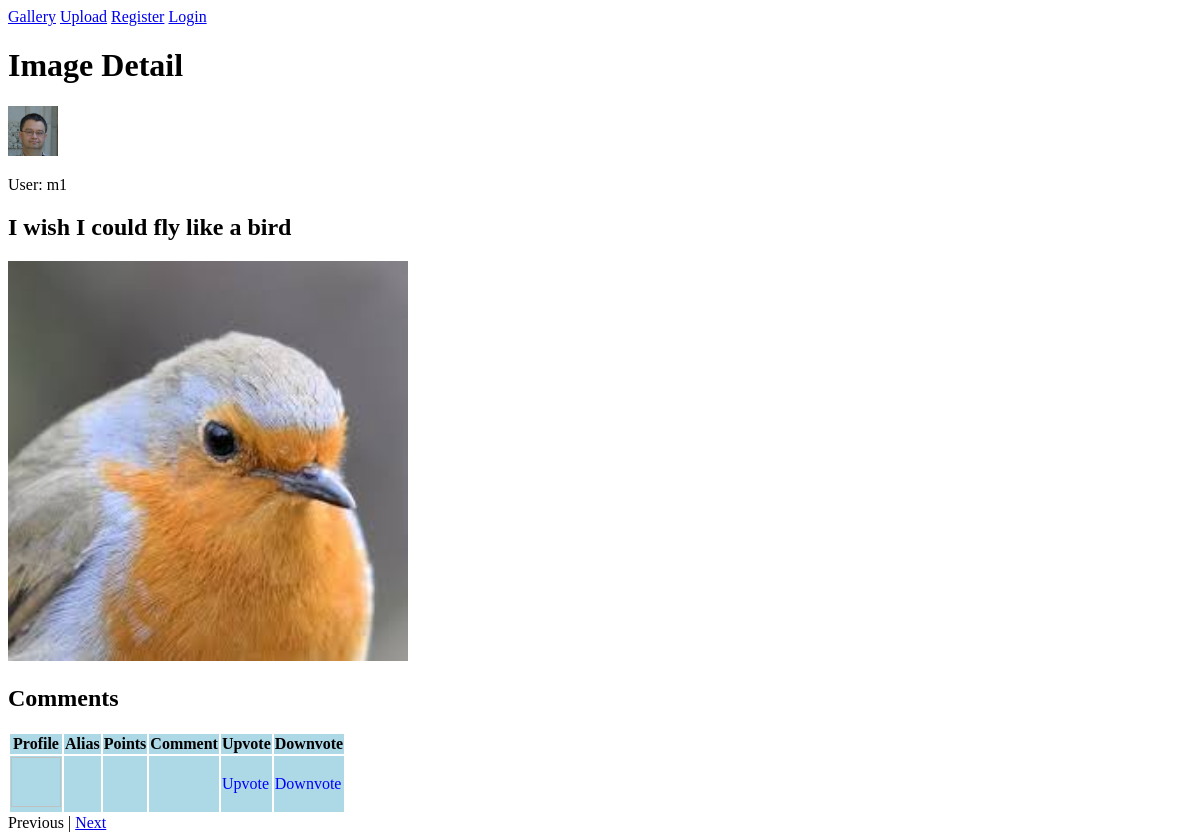
Screenshot of /cst243cst209cst220cweb280a5/pages/details.php?id=2 with the database file from the repository.
### tables this page shows
CREATE TABLE Member (memberId INTEGER PRIMARY KEY AUTOINCREMENT,
password TEXT(255) NOT NULL,
email VARCHAR(200) NOT NULL,
alias VARCHAR(15) NOT NULL,
profileImgPath VARCHAR NOT NULL);

CREATE TABLE Image (id INTEGER PRIMARY KEY AUTOINCREMENT,
path VARCHAR(255) NOT NULL,
memId INTEGER NOT NULL,
caption VARCHAR(144),
approved BOOLEAN NOT NULL,
views INTEGER);

### classes/DB3/Type.php (called while the page is built, shortened)
<?php
abstract class Type
{
    static public function bindType ($type)
    {
        switch($type)
        {
            case 'CHAR':
            case 'VARCHAR':
            case 'TINYTEXT':
            case 'TEXT':
            case 'MEDIUMTEXT':
            case 'LONGTEXT':
            case 'NCHAR':
            case 'NVARCHAR':
            case 'CLOB':
            case 'DATE':
            case 'DATETIME':
            case 'TIMESTAMP':
            case 'TIME':
                return SQLITE3_TEXT;
                break;
            case 'INTEGER':
            case 'TINYINT':
            case 'SMALLINT':
            case 'MEDIUMINT':
            case 'BIGINT':
            case 'INT2':
            case 'INT4':
            case 'INT8':
            case 'BOOLEAN':
                return SQLITE3_INTEGER;
                break;
        }
    }
}

### classes/DB3/Model.php (called while the page is built, shortened)
<?php
class Model
{
    private $cols;
    private $pkField;
    protected function defineColumn($field,$type=Type::TXT, $size=null, $isNullable = true, $isPK = false, $isAutoIncr =false)
    {
        $this->cols[$field] = new Column($field,$type, $size, $isNullable, $isPK, $isAutoIncr);
    }
    public function tableName()
    {
        return get_class($this);
    }
    public function getBindType($field)
    {
        return is_array($this->cols) && isset($this->cols[$field]) ? $this->cols[$field]->bindType : SQLITE3_TEXT ;
    }
    public function getPKField()
    {
        if(!isset($this->pkField) && is_array($this->cols))
        {
            foreach($this->cols as $field => $colDef)
            {
                if ($colDef->isPK)
                {
                    $this->pkField = $field;
                }
            }
        }
        return $this->pkField;
    }
}

### classes/DB3/DB3.php (called while the page is built, shortened)
<?php
class DB3 extends \SQLite3
{
    public function selectSome($class, $filters=array(), $andOperator=true)
    {
        return $this->selectSomeOrder($class,array(),$filters,$andOperator);
    }
    public function selectSomeOrder($class, $orders=array() ,$filters=array(), $andOperator=true)
    {
        $table = $class->tableName();
        $fieldValues = get_object_vars($class);
        $fieldList = implode(',',array_keys($fieldValues));
        $orders = array_intersect_key($orders,$fieldValues);
        array_walk($orders, function(&$val,$key){$val = $val==='DESC' ? "$key $val" : $key;});
        $orderList = empty($orders)?$class->getPKField(): implode(",\n",$orders);
        $oper = $andOperator? ' AND ': ' OR ';
        $filters = array_filter($filters,
            function($filt)use($fieldValues){
                return array_key_exists($filt->field,$fieldValues);
            });
        $filterList= empty($filters)?'1=1':implode($oper,$filters);
        $stmt = $this->prepare("SELECT $fieldList FROM $table WHERE $filterList ORDER BY $orderList");
        $i=1;
        foreach($filters as $filt){
            $stmt->bindValue($i,$filt->value,
                is_null($filt->value)? SQLITE3_NULL :$class->getBindType($filt->field)
            );
            $i++;
        }
        $result = $stmt->execute();
        if(!$result){
            return false;
        }else{
            $items = array();
            while($row = $result->fetchArray(SQLITE3_ASSOC))
            {
                $item = new $table();
                foreach($row as $col=>$val)
                {
                    $item->$col = $val;
                }
                $items[]=$item;
            }
            return $items;
        }
    }
}

### classes/DB3/Column.php (called while the page is built, shortened)
<?php
class Column
{
    public function __construct($name,$type=Type::TXT, $size=null, $isNullable = true, $isPK = false, $isAutoIncr =false)
    {
        $this->isPK = $isPK;
        $this->bindType = Type::bindType($type);
    }
}

### classes/DB3/Filter.php (called while the page is built, shortened)
<?php
class Filter
{
    public $field;
    public $comparer;
    public function __construct($field,$value,$comparer='=')
    {
        $this->field = $field;
        $this->value = $value;
        $this->comparer = $comparer;
    }
    public function __toString()
    {
        return "{$this->field} {$this->comparer} ?\n";
    }
}

### cst243cst209cst220cweb280a5/pages/details.php (the view, shortened to what this page needs)
<?php
$isOrigUploader = false;
$db = new DB3('../../db/imageranker.db');
$comment = new Comment();
$db->exec($comment->tableDefinition());
$allImages = $db->selectSomeOrder(new Image(), array('views'=>'DESC'), array(new Filter("approved", 1)));
if(isset($_GET['id']))
{
    $image = $db->selectSome(new Image(), array(new Filter('id', $_GET['id'])))[0];
}
if(isset($_GET['id']) && $image != false && $image->approved )
{
    $image->views += 1;
    $db->update($image);
    $origMember = $db->selectSome(new Member(), array(new Filter('memberId', $image->memId)))[0];
}
else
{
    $db->close();
    $db = null;
    header('Location: index.php');
}
$prevUrl = "";
$nextUrl = "";
$done = false;
for ($i = 0; $i < count($allImages) && !$done; $i++)
{
	if ($allImages[$i]->id === $image->id)
    {
        if ($i < count($allImages) - 1)
        {
        	$nextUrl = "href='details.php?id={$allImages[$i + 1]->id}'";
        }
        $done = true;
    }
}
?>
<!DOCTYPE html>
<html>
    <head>
        <link href="../style/pagestyling.css" rel="stylesheet" />
    </head>
    <body>
        <nav>
            <a href="index.php">Gallery</a>
            <a href="fileupload.php">Upload</a>
            <a href="memberregister.php">Register</a>
            <a href="memberlogin.php">Login</a>
        </nav>
        <h1>Image Detail</h1>
        <div>
            <img class="profile" src="<?=htmlentities($origMember->profileImgPath)?>" />
            <p>
                User: <?= htmlentities($origMember->alias)?>
            </p>
        </div>
        <div>
            <?php if($isOrigUploader)
                  {$inputCaption->render();
                  $imagePath->render();
                  } else { ?>
            <h2>
                <?=htmlentities($image->caption)?>
            </h2><?php } ?>
        </div>
        <img src="<?=htmlentities($image->path)?>" />
        <h2>Comments</h2>
        <table data-bind="sort: { list: comments}">
            <thead>
                <tr>
                    <th>Profile</th>
                    <th>Alias</th>
                    <th>Points</th>
                    <th>Comment</th>
                    <th>Upvote</th>
                    <th>Downvote</th>
                </tr>
            </thead>
            <tbody data-bind="foreach: comments">
                <tr>
                    <td><img class="profile" data-bind="attr: { src: imagePath }"/></td>
                    <td data-bind="text: alias"></td>
                    <td data-bind="text: ranking"></td>
                    <td data-bind="text: description"></td>
                    <td class="clickable" data-bind="attr: {'data-commentid': commentId}, click: vote">Upvote</td>
                    <td class="clickable" data-bind="attr: {'data-commentid': commentId}, click: vote">Downvote</td>
                </tr>
            </tbody>
        </table>
        <a <?= $prevUrl ?>>Previous</a> |
        <a <?= $nextUrl ?>>Next</a>
    </body>
</html>

### cst243cst209cst220cweb280a5/style/pagestyling.css (style rules this page uses)
img { width:400px; height:400px; }
.allImages:nth-child(odd), tr:nth-child(odd) { background-color:lightblue; }
img.profile { width: 50px; height: 50px; }
.clickable { cursor: pointer; color: blue; }

### rows the page displays
member: alias "m1"
image: caption "I wish I could fly like a bird", path (picture)
